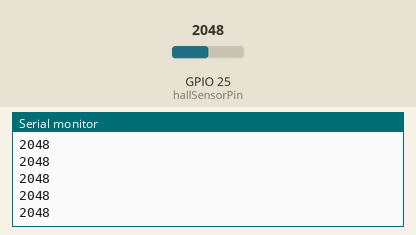
Simulated run of this sketch. Board: ESP32. On the bench: the last lines printed to the serial monitor. The inputs (shaded band) are chosen by the test bench; at power-on: GPIO 25 (hallSensorPin) = 2048.

Above: at 1.2 s.
1.3 s: GPIO 25 (hallSensorPin) set to 2640
At 1.56 s:
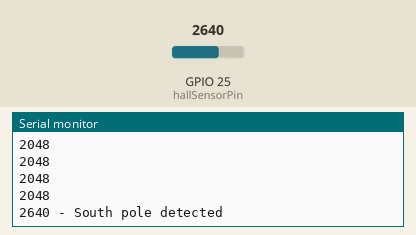
3.3 s: GPIO 25 (hallSensorPin) set to 1160
At 3.56 s:
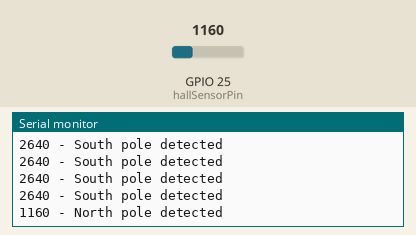

Measured:
- after the input at 1.3 s, the serial monitor: prints a new line after 0.10 s (image 1)
- after the input at 3.3 s, the serial monitor: prints a new line after 0.10 s (image 2)

The sketch:

hall_effect_sensor_test.ino
```cpp
const int hallSensorPin = 25;  // Pin connected to the Hall sensor output

void setup() {
  Serial.begin(115200);             // Initialize serial communication
  pinMode(hallSensorPin, INPUT);  // Set hall sensor pin as input
}

void loop() {
  int sensorValue = analogRead(hallSensorPin);  // Read analog value from Hall sensor
  Serial.print(sensorValue);                    // Output raw sensor value to Serial Monitor
  delay(200);                                   // Delay for 500 milliseconds

  // Determine magnetic pole based on sensor value
  if (sensorValue >= 2600) {
    Serial.print(" - South pole detected");  // South pole detected if value >= 2600
  } else if (sensorValue <= 1200) {
    Serial.print(" - North pole detected");  // North pole detected if value <= 1200
  }

  Serial.println();  // New line for next output
}
```
